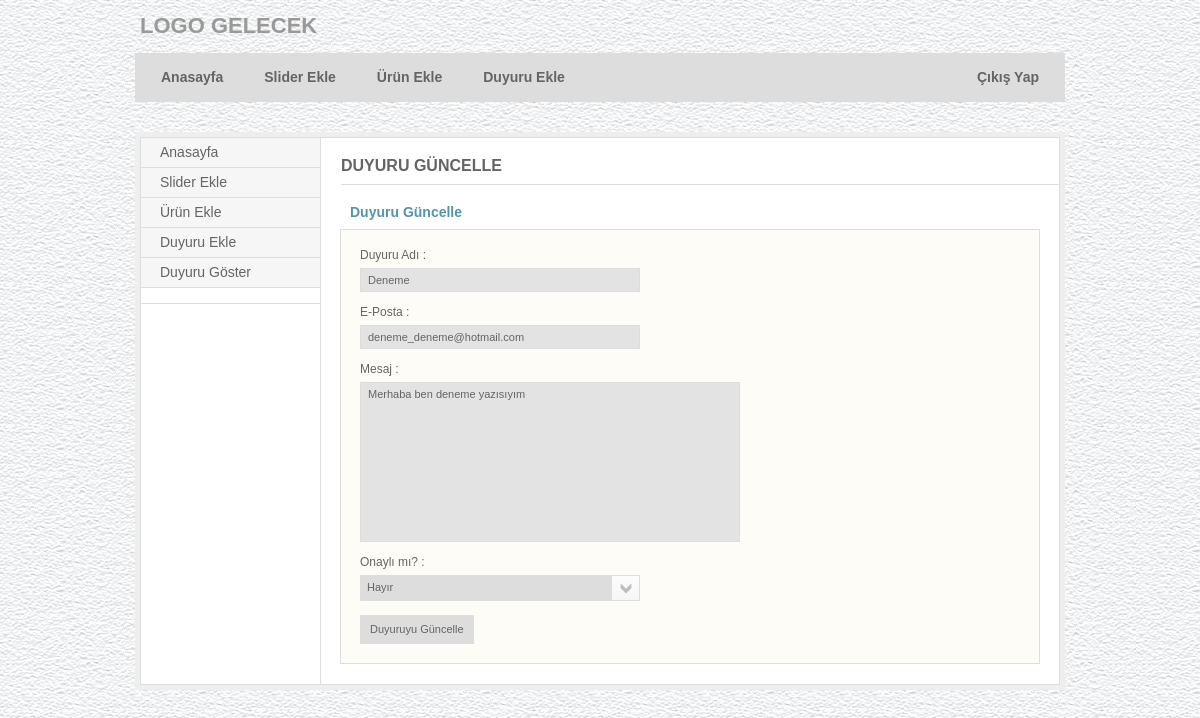
/yonet/duyuru-guncelle.php?id=14, run on the app's committed database.
### tables this page shows
CREATE TABLE `mesajlar` (
  `id` int(11) NOT NULL auto_increment,
  `yazan` varchar(255) NOT NULL,
  `eposta` varchar(255) NOT NULL,
  `mesaj` varchar(255) NOT NULL,
  `onay` varchar(255) NOT NULL,
  PRIMARY KEY  (`id`)
);

### yonet/duyuru-guncelle.php (the view, shortened to what this page needs)
<?php include("include/ust.php"); ?>
   <h2 style="text-decoration:none;"> DUYURU GÜNCELLE </h2>
   <div id="main">
<?php
$id=$_GET["id"];
$bul=mysql_query("select * from mesajlar WHERE id='$id'");
$goster=mysql_fetch_array($bul);
extract($goster);
if($_POST)
{
  $adsoyad=$_POST["adsoyad"];
  $eposta=$_POST["eposta"];
  $mesaj=$_POST["mesaj"];
  $onay=$_POST["onay"];
  $guncelle=mysql_query("Update mesajlar SET yazan='$adsoyad',eposta='$eposta',mesaj='$mesaj',onay='$onay' WHERE id='$id'");
  if($guncelle){echo "<font color='green'>Veriler Başarıyla Güncellendi.</font>";}
  else{echo '<font color="red">Verilerde Bir Sorun Oluştu.<br>'.mysql_error().'</font>'; header("Refresh:0.8; url=duyuru-guncelle.php");}
}
else
  {
     echo '<form action="" class="jNice" method="post">
	 <h3>Duyuru Güncelle</h3>
      <fieldset  style="background-color:#fdfcf6">
        <p><label>Duyuru Adı : </label><input type="text" class="text-long" name="adsoyad"  value="'.$yazan.'"/></p>
        <p><label>E-Posta : </label><input type="text" class="text-long" name="eposta" value="'.$eposta.'" /></p>
        <p><label>Mesaj : </label><textarea rows="1" cols="1" name="mesaj" >'.$mesaj.'</textarea></p>
		<p><label>Onaylı mı? : </label><select name="onay">
            <option value="1"';
			if($onay==1){ echo 'selected';}
			echo '>Evet</option>
            <option value="0"';
			if($onay==0){ echo 'selected';}
			echo '>Hayır</option>
           </select>
		</p>
        <input type="submit" value="Duyuruyu Güncelle" />
       </fieldset>
   </form>';
  }
?>
<?php include("include/alt.php"); ?>

### yonet/style/css/layout.css (style rules this page uses)
body { background-image:url(zemin.gif); font-family: Arial, Helvetica, sans-serif; font-size: 12px; color: #646464; text-align: center; }
h2 { width: 718px; float: right; color: #646464; font-size: 16px; line-height: 16px; font-weight: bold; margin: 20px 0 0 0; padding: 0 0 10px 0; border-bottom: 1px solid #ddd; }
#main { width: 700px; float: right; padding: 0 19px 0 0; }
h3 { font-size: 14px; line-height: 14px; font-weight: bold; color: #5494af; padding: 0 0 0 10px; margin: 20px 0 10px; }
#main fieldset { border: 1px solid #ddd; padding: 19px; margin: 0 0 20px 0; background: #fbfbfb; }
#main fieldset p { margin: 0 0 14px 0; float: left; width: 100%; }
#main fieldset label { display: block; width: 100%; margin: 0 0 7px 0; line-height: 12px; }
#main fieldset .text-long { border: 1px solid #ddd; background: #fff url(../img/input-shaddow.gif) no-repeat left top; font: 11px Arial, Helvetica, sans-serif; color: #646464; padding: 5px 7px; width: 264px; float: left; margin: 0 10px 0 0; }
#main fieldset textarea { border: 1px solid #ddd; background: #fff url(../img/input-shaddow.gif) no-repeat left top; font: 11px Arial, Helvetica, sans-serif; color: #646464; padding: 5px 7px; width: 364px; float: left; margin: 0 10px 0 0; height: 148px; overflow: hidden; }

### data on the page
mesajlar: adsoyad "Deneme", eposta "deneme_deneme@hotmail.com", mesaj "Merhaba ben deneme yazısıyım"
